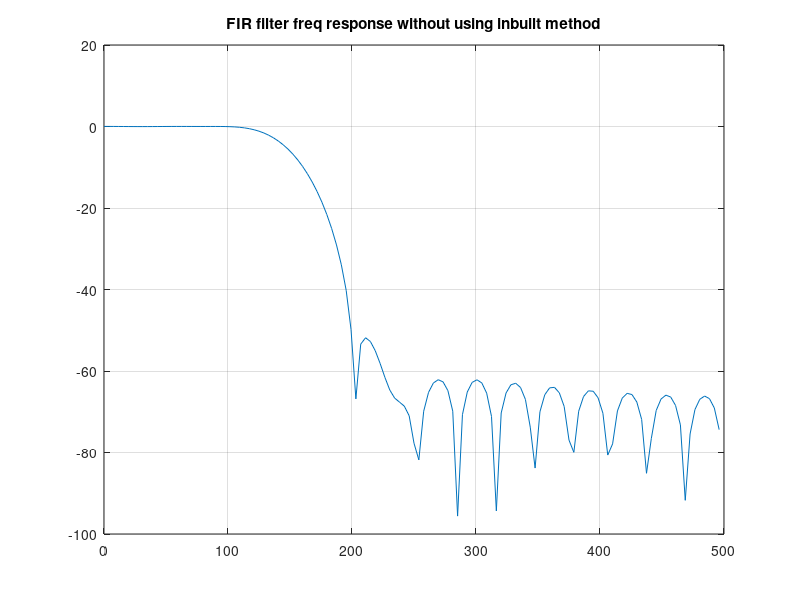
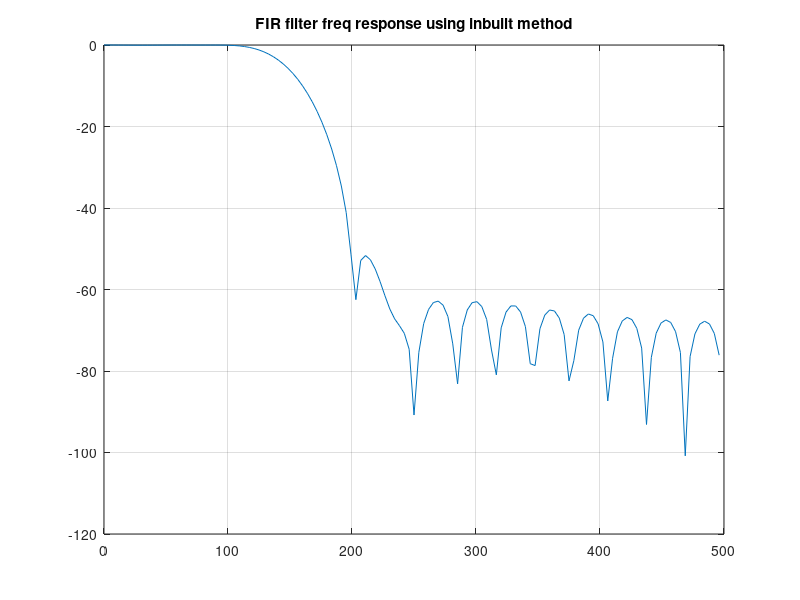

These figures' MATLAB source, in order:
clc; clear all; close all;
wp=0.2*pi;
ws=0.4*pi;
transition_width = ws-wp;
N= ceil(6.6*pi/transition_width)+1
wc=(ws+wp)/2;
wc=wc/pi
alpha = (N-1)/2;
n = [0:1:(N-1)];
M = n-alpha;
hd = wc*sinc(wc*M);
w_ham = (hamming(N))';
h = hd.*w_ham; %% direct calculation of finite impulse response
disp(h);
figure(1);
[m,w]=freqz(h,1,128);
mag=20*log10(abs(m));
plot(1000*w/(2*pi),mag);
title('FIR filter freq response without using inbuilt method');
grid on;
N=N-1;
h1=fir1(N,wc,hamming(N+1)); %% verification using inbuilt function
disp(h1)
figure(2);
[m,w]=freqz(h1,1,128);
mag=20*log10(abs(m));
plot(1000*w/(2*pi),mag);
title('FIR filter freq response using inbuilt method');
grid on; 
